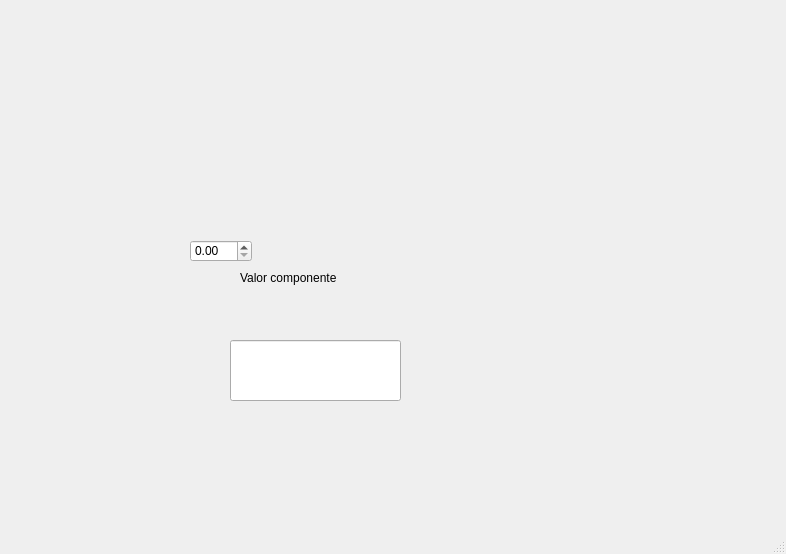
<?xml version="1.0" encoding="UTF-8"?>
<ui version="4.0">
 <class>MainWindow</class>
 <widget class="QMainWindow" name="MainWindow">
  <property name="geometry">
   <rect>
    <x>0</x>
    <y>0</y>
    <width>786</width>
    <height>554</height>
   </rect>
  </property>
  <property name="windowTitle">
   <string>MainWindow</string>
  </property>
  <widget class="QWidget" name="centralwidget">
   <widget class="QLabel" name="label">
    <property name="geometry">
     <rect>
      <x>20</x>
      <y>10</y>
      <width>101</width>
      <height>151</height>
     </rect>
    </property>
    <property name="styleSheet">
     <string notr="true"/>
    </property>
    <property name="text">
     <string/>
    </property>
    <property name="pixmap">
     <pixmap resource="../Archivos/Recursos.qrc">:/logos/logo facultad de ingenieria uat.png</pixmap>
    </property>
    <property name="scaledContents">
     <bool>true</bool>
    </property>
   </widget>
   <widget class="QLineEdit" name="lineEdit">
    <property name="geometry">
     <rect>
      <x>230</x>
      <y>340</y>
      <width>171</width>
      <height>61</height>
     </rect>
    </property>
   </widget>
   <widget class="QLabel" name="label_2">
    <property name="geometry">
     <rect>
      <x>240</x>
      <y>270</y>
      <width>101</width>
      <height>16</height>
     </rect>
    </property>
    <property name="text">
     <string>Valor componente</string>
    </property>
   </widget>
   <widget class="QLabel" name="label_3">
    <property name="geometry">
     <rect>
      <x>500</x>
      <y>340</y>
      <width>101</width>
      <height>151</height>
     </rect>
    </property>
    <property name="styleSheet">
     <string notr="true"/>
    </property>
    <property name="text">
     <string/>
    </property>
    <property name="pixmap">
     <pixmap resource="../Archivos/Recursos.qrc">:/logos/logo equipo 3.jpg</pixmap>
    </property>
    <property name="scaledContents">
     <bool>true</bool>
    </property>
   </widget>
   <widget class="QLabel" name="label_4">
    <property name="geometry">
     <rect>
      <x>500</x>
      <y>10</y>
      <width>101</width>
      <height>151</height>
     </rect>
    </property>
    <property name="styleSheet">
     <string notr="true"/>
    </property>
    <property name="text">
     <string/>
    </property>
    <property name="pixmap">
     <pixmap resource="../Archivos/Recursos.qrc">:/logos/Logo UAT.png</pixmap>
    </property>
    <property name="scaledContents">
     <bool>true</bool>
    </property>
   </widget>
   <widget class="QDoubleSpinBox" name="doubleSpinBox">
    <property name="geometry">
     <rect>
      <x>190</x>
      <y>240</y>
      <width>62</width>
      <height>22</height>
     </rect>
    </property>
   </widget>
  </widget>
  <widget class="QMenuBar" name="menubar">
   <property name="geometry">
    <rect>
     <x>0</x>
     <y>0</y>
     <width>786</width>
     <height>21</height>
    </rect>
   </property>
  </widget>
  <widget class="QStatusBar" name="statusbar"/>
 </widget>
 <resources>
  <include location="../Archivos/Recursos.qrc"/>
 </resources>
 <connections/>
</ui>
